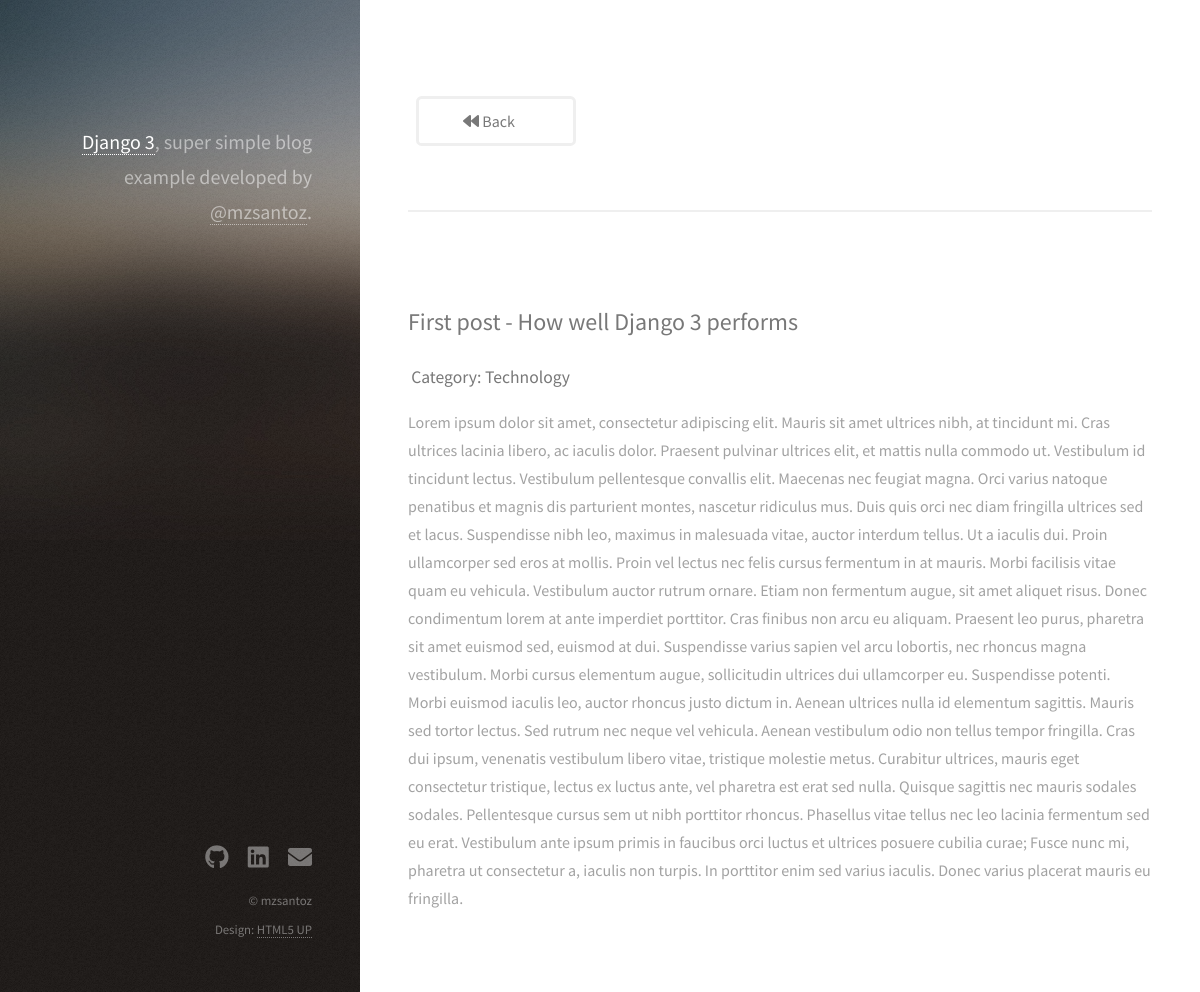
Page /how-well-django-3-performs/ on the committed database.
### website/models.py (models this page shows, shortened)
class Post(models.Model):
  id = models.UUIDField(primary_key=True, default=uuid.uuid4, editable=False)
  title = models.CharField(max_length=100)
  sub_title = models.CharField(max_length=200)
  content = models.TextField()
  categories = models.CharField(
    max_length=2,
    choices=Categories.choices,
    default=Categories.TECH,
  )
  deleted = models.BooleanField(default=False)
  slug = models.SlugField(null=True, unique=True)
  image = models.ImageField(upload_to='posts', null=True, blank=True)
  def get_category_label(self):
    return self.get_categories_display()

### website/views.py (the view)
# urls.py: path('<slug:slug>/', post_detail, name='post_detail'),
def post_detail(request, slug):
  post = Post.objects.get(slug = slug)
  return render(request, 'post_detail.html', {'post':post})

### website/templates/post_detail.html (shortened to what this page needs)
{% load static %}
<!DOCTYPE HTML>
<html>
	<head>
		<link rel="stylesheet" href="{% static 'assets/css/main.css' %}" />
	</head>
	<body class="is-preload">
			<header id="header">
				<div class="inner">
					<h1><strong><a href="https://www.djangoproject.com/download/" target="_blank">Django 3</a></strong>, super simple
					blog example<br />
					developed by <a href="https://linkedin.com/in/mzsantoz">@mzsantoz</a>.</h1>
				</div>
			</header>
			<div id="main">
        <div class="row">
          <a class="button" style="padding-left: 10px; margin-left: 40px;"href="javascript:window.history.back();"><i class="fa fa-backward"></i> Back</a>
        </div>
					<section id="one">
						<h2>{{ post.title }} - {{ post.sub_title }} </h2>
						<div class="row">
								<h4>Category: {{ post.get_category_label }}</h4>
								<p>{{ post.content }}</p>
						</div>
					</section>
			</div>
			<footer id="footer">
				<div class="inner">
					<ul class="icons">
						<li><a href="https://github.com/MzSantoz" target="_blank" class="icon brands fa-github"><span class="label">Github</span></a></li>
						<li><a href="https://linkedin.com/in/mzsantoz" target="_blank" class="icon brands fa-linkedin"><span class="label">Linkedin</span></a></li>
						<li><a href="mailto:mzsantoz@outlook.com" class="icon solid fa-envelope"><span class="label">Email</span></a></li>
					</ul>
					<ul class="copyright">
						<li>&copy; mzsantoz</li><li>Design: <a href="http://html5up.net">HTML5 UP</a></li>
					</ul>
				</div>
			</footer>
	</body>
</html>

### rows in the picture
Post: title "First post", sub_title "How well Django 3 performs", get_category_label "Technology", content "Lorem ipsum dolor sit amet, consectetur adipiscing elit. Mauris sit amet ultrices nibh, at tincidunt mi. Cras ultrices lacinia libero, ac iaculis dolor. Praesent pulvinar ultrices elit, et mattis nulla commodo ut. Vestibulum id tincidunt lectus. Vestibulum pellentesque convallis elit. Maecenas nec feugiat magna. Orci varius natoque penatibus et magnis dis parturient montes, nascetur ridiculus mus. Duis quis orci nec diam fringilla ultrices sed et lacus. Suspendisse nibh leo, maximus in malesuada vitae, auctor interdum tellus. Ut a iaculis dui. Proin ullamcorper sed eros at mollis. Proin vel lectus nec felis cursus fermentum in at mauris. Morbi facilisis vitae quam eu vehicula. Vestibulum…"
